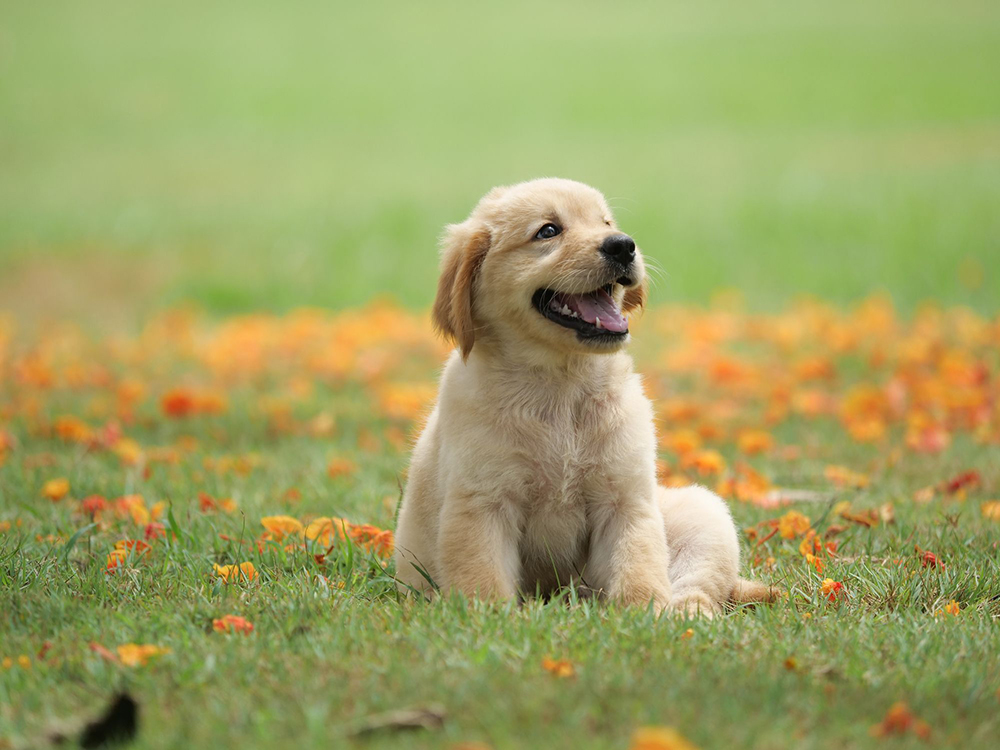
#> input picture ColorImageProcessing/dog.jpg, 1000 x 750 px
$ python ColorHistogram.py
#> lines starting #> are read from the running program, lines starting #| are printed output that depends on the picture
import cv2 as cv
import numpy as np
import matplotlib.pyplot as plt

img = cv.imread('./dog.jpg')
#> img is the input picture: shape (750, 1000, 3); mean B, G, R 99, 161.6, 159.2
rgb_img = cv.cvtColor(img, cv.COLOR_BGR2RGB)
b, g, r = cv.split(img)
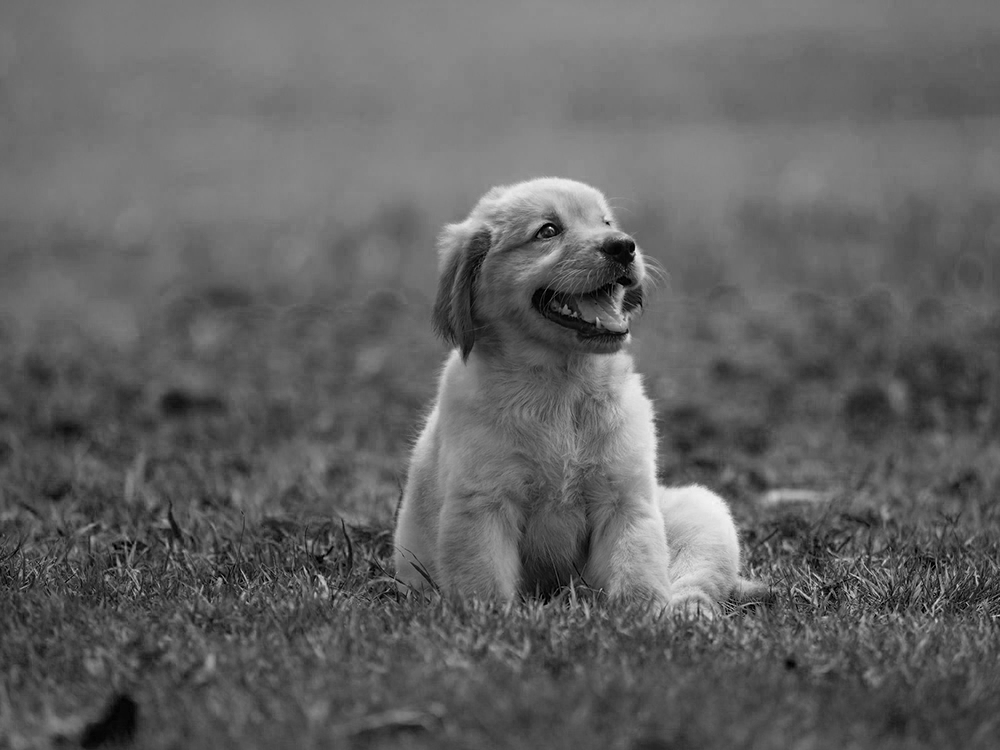
#> b: shape (750, 1000); min 0, max 253, mean 99
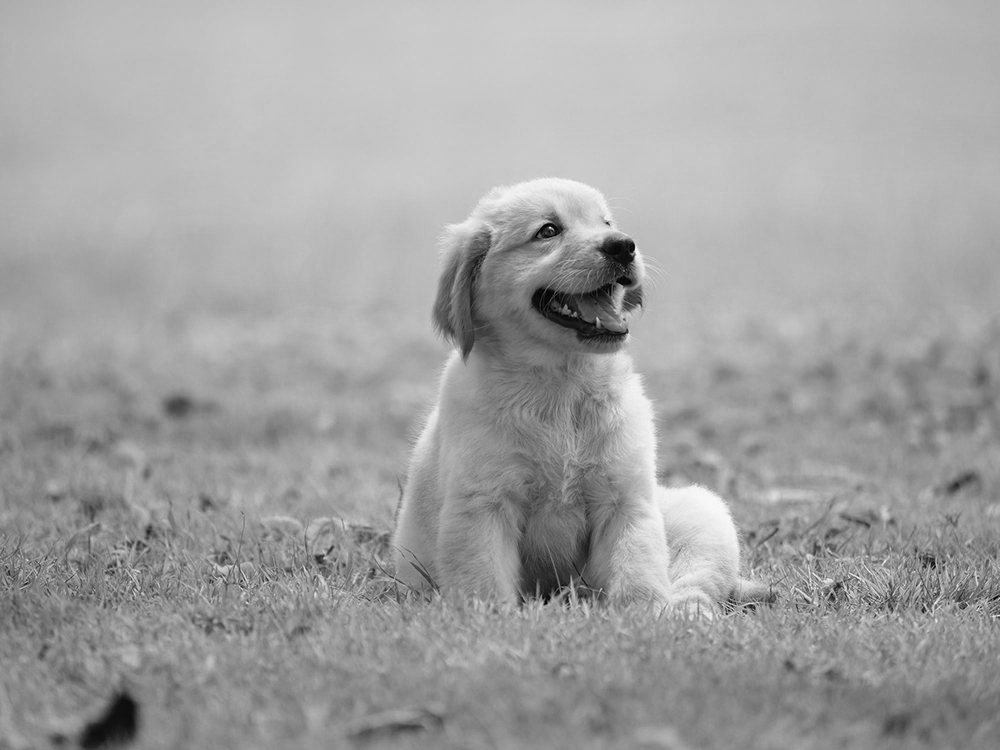
#> g: shape (750, 1000); min 0, max 255, mean 161.6
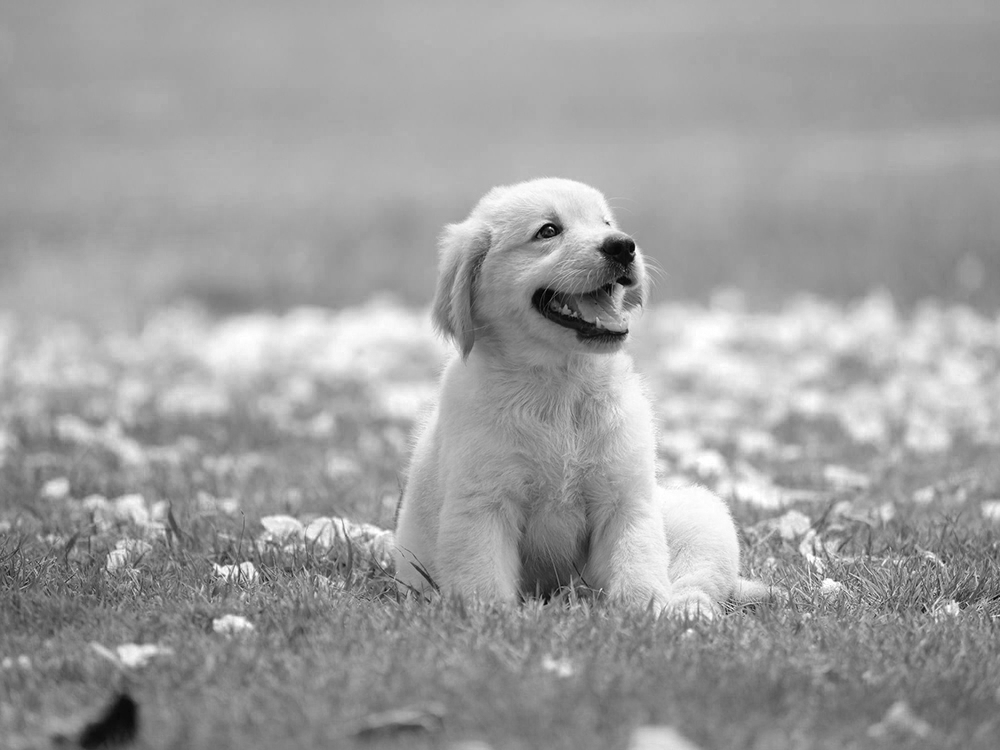
#> r: shape (750, 1000); min 0, max 255, mean 159.2

red_histogram = cv.calcHist([img], [2], None, [256], [0, 255])
#> red_histogram = 256 values, max 16118 at index 173, min 0 at index 255, mean 2928.6
green_histogram = cv.calcHist([img], [1], None, [256], [0, 255])
#> green_histogram = 256 values, max 15180 at index 200, min 0 at index 250, mean 2929.7
blue_histogram = cv.calcHist([img], [0], None, [256], [0, 255])
#> blue_histogram = 256 values, max 10619 at index 123, min 0 at index 244, mean 2929.7


np.savetxt('red_histogram.dat', red_histogram)
np.savetxt('green_histogram.dat', green_histogram)
np.savetxt('blue_histogram.dat', blue_histogram)

plt.subplot(3, 1, 1)
plt.xlim([0, 255])
plt.plot(red_histogram, color='r')
plt.title('Red Histogram')

plt.subplot(3, 1, 2)
plt.xlim([0, 255])
plt.plot(green_histogram, color='g')
plt.title('Green Histogram')

plt.subplot(3, 1, 3)
plt.xlim([0, 255])
plt.plot(blue_histogram, color='b')
plt.title('Blue Histogram')

plt.show()
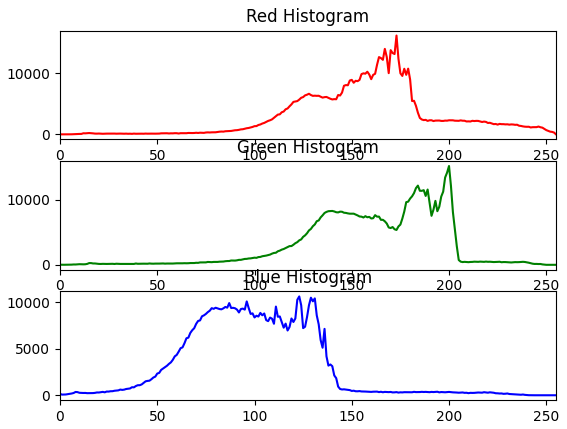
#> figure drawn by matplotlib, 3 panels; panel 1: curve peaks at x = 173, y = 16118; panel 2: curve peaks at x = 200, y = 15180; panel 3: curve peaks at x = 123, y = 10619
